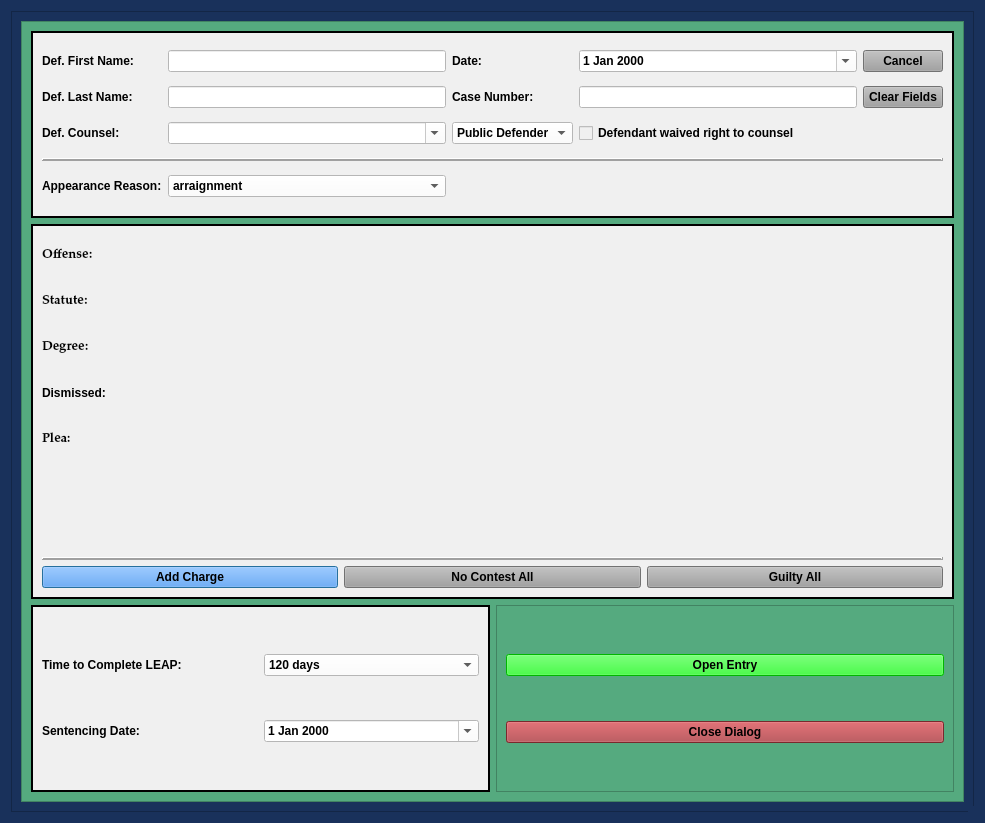
<?xml version="1.0" encoding="UTF-8"?>
<ui version="4.0">
 <class>LeapAdmissionPleaDialog</class>
 <widget class="QDialog" name="LeapAdmissionPleaDialog">
  <property name="windowModality">
   <enum>Qt::NonModal</enum>
  </property>
  <property name="enabled">
   <bool>true</bool>
  </property>
  <property name="geometry">
   <rect>
    <x>0</x>
    <y>0</y>
    <width>985</width>
    <height>823</height>
   </rect>
  </property>
  <property name="sizePolicy">
   <sizepolicy hsizetype="Fixed" vsizetype="Preferred">
    <horstretch>0</horstretch>
    <verstretch>0</verstretch>
   </sizepolicy>
  </property>
  <property name="minimumSize">
   <size>
    <width>0</width>
    <height>0</height>
   </size>
  </property>
  <property name="maximumSize">
   <size>
    <width>2500</width>
    <height>3500</height>
   </size>
  </property>
  <property name="palette">
   <palette>
    <active>
     <colorrole role="Button">
      <brush brushstyle="SolidPattern">
       <color alpha="255">
        <red>25</red>
        <green>49</green>
        <blue>91</blue>
       </color>
      </brush>
     </colorrole>
     <colorrole role="Base">
      <brush brushstyle="SolidPattern">
       <color alpha="255">
        <red>25</red>
        <green>49</green>
        <blue>91</blue>
       </color>
      </brush>
     </colorrole>
     <colorrole role="Window">
      <brush brushstyle="SolidPattern">
       <color alpha="255">
        <red>25</red>
        <green>49</green>
        <blue>91</blue>
       </color>
      </brush>
     </colorrole>
    </active>
    <inactive>
     <colorrole role="Button">
      <brush brushstyle="SolidPattern">
       <color alpha="255">
        <red>25</red>
        <green>49</green>
        <blue>91</blue>
       </color>
      </brush>
     </colorrole>
     <colorrole role="Base">
      <brush brushstyle="SolidPattern">
       <color alpha="255">
        <red>25</red>
        <green>49</green>
        <blue>91</blue>
       </color>
      </brush>
     </colorrole>
     <colorrole role="Window">
      <brush brushstyle="SolidPattern">
       <color alpha="255">
        <red>25</red>
        <green>49</green>
        <blue>91</blue>
       </color>
      </brush>
     </colorrole>
    </inactive>
    <disabled>
     <colorrole role="Button">
      <brush brushstyle="SolidPattern">
       <color alpha="255">
        <red>25</red>
        <green>49</green>
        <blue>91</blue>
       </color>
      </brush>
     </colorrole>
     <colorrole role="Base">
      <brush brushstyle="SolidPattern">
       <color alpha="255">
        <red>25</red>
        <green>49</green>
        <blue>91</blue>
       </color>
      </brush>
     </colorrole>
     <colorrole role="Window">
      <brush brushstyle="SolidPattern">
       <color alpha="255">
        <red>25</red>
        <green>49</green>
        <blue>91</blue>
       </color>
      </brush>
     </colorrole>
    </disabled>
   </palette>
  </property>
  <property name="font">
   <font>
    <family>Palatino Linotype</family>
    <pointsize>10</pointsize>
    <weight>75</weight>
    <italic>false</italic>
    <bold>true</bold>
   </font>
  </property>
  <property name="windowTitle">
   <string>LEAP Admission Plea Case Information</string>
  </property>
  <property name="toolTip">
   <string/>
  </property>
  <property name="styleSheet">
   <string notr="true">background-color: rgb(25, 49, 91);
font: 75 10pt &quot;Palatino Linotype&quot;;
font-weight: bold;</string>
  </property>
  <property name="sizeGripEnabled">
   <bool>true</bool>
  </property>
  <property name="modal">
   <bool>true</bool>
  </property>
  <layout class="QVBoxLayout" name="verticalLayout" stretch="2">
   <item>
    <widget class="QFrame" name="frame_4">
     <property name="styleSheet">
      <string notr="true">background-color: rgb(25, 49, 91);</string>
     </property>
     <property name="frameShape">
      <enum>QFrame::StyledPanel</enum>
     </property>
     <property name="frameShadow">
      <enum>QFrame::Raised</enum>
     </property>
     <layout class="QGridLayout" name="gridLayout_4">
      <item row="0" column="0">
       <widget class="QScrollArea" name="scrollArea">
        <property name="focusPolicy">
         <enum>Qt::NoFocus</enum>
        </property>
        <property name="styleSheet">
         <string notr="true">background-color: rgb(85, 170, 127);</string>
        </property>
        <property name="widgetResizable">
         <bool>true</bool>
        </property>
        <widget class="QWidget" name="scrollAreaWidgetContents">
         <property name="geometry">
          <rect>
           <x>0</x>
           <y>0</y>
           <width>945</width>
           <height>783</height>
          </rect>
         </property>
         <layout class="QGridLayout" name="gridLayout_6" rowstretch="1,2,1">
          <item row="2" column="0">
           <widget class="QFrame" name="frame_5">
            <property name="styleSheet">
             <string notr="true">background-color: rgb(240, 240, 240);</string>
            </property>
            <property name="frameShape">
             <enum>QFrame::Box</enum>
            </property>
            <property name="frameShadow">
             <enum>QFrame::Plain</enum>
            </property>
            <property name="lineWidth">
             <number>2</number>
            </property>
            <layout class="QGridLayout" name="gridLayout_3">
             <item row="0" column="0">
              <widget class="QLabel" name="label_10">
               <property name="text">
                <string>Time to Complete LEAP:</string>
               </property>
              </widget>
             </item>
             <item row="0" column="1">
              <widget class="NoScrollComboBox" name="time_to_complete_box">
               <property name="styleSheet">
                <string notr="true">background-color: rgb(255, 255, 255);</string>
               </property>
               <item>
                <property name="text">
                 <string>120 days</string>
                </property>
               </item>
               <item>
                <property name="text">
                 <string>30 days</string>
                </property>
               </item>
               <item>
                <property name="text">
                 <string>forthwith</string>
                </property>
               </item>
              </widget>
             </item>
             <item row="1" column="0">
              <widget class="QLabel" name="label_19">
               <property name="text">
                <string>Sentencing Date:</string>
               </property>
              </widget>
             </item>
             <item row="1" column="1">
              <widget class="NoScrollDateEdit" name="sentencing_date">
               <property name="styleSheet">
                <string notr="true">background-color: rgb(255, 255, 255);</string>
               </property>
               <property name="calendarPopup">
                <bool>true</bool>
               </property>
              </widget>
             </item>
            </layout>
           </widget>
          </item>
          <item row="1" column="0" colspan="2">
           <widget class="QFrame" name="frame_6">
            <property name="styleSheet">
             <string notr="true">background-color: rgb(240, 240, 240);</string>
            </property>
            <property name="frameShape">
             <enum>QFrame::Box</enum>
            </property>
            <property name="frameShadow">
             <enum>QFrame::Plain</enum>
            </property>
            <property name="lineWidth">
             <number>2</number>
            </property>
            <layout class="QGridLayout" name="gridLayout_2">
             <item row="1" column="0" colspan="3">
              <widget class="Line" name="line">
               <property name="frameShadow">
                <enum>QFrame::Raised</enum>
               </property>
               <property name="lineWidth">
                <number>2</number>
               </property>
               <property name="orientation">
                <enum>Qt::Horizontal</enum>
               </property>
              </widget>
             </item>
             <item row="2" column="0">
              <widget class="QPushButton" name="add_charge_Button">
               <property name="styleSheet">
                <string notr="true">background-color: rgb(62, 146, 255);
font: 75 11pt &quot;Palatino Linotype&quot;;
font-weight: bold;</string>
               </property>
               <property name="text">
                <string>Add Charge</string>
               </property>
              </widget>
             </item>
             <item row="2" column="1">
              <widget class="QPushButton" name="no_contest_all_Button">
               <property name="styleSheet">
                <string notr="true">background-color: rgb(160, 160, 160);
font: 75 11pt &quot;Palatino Linotype&quot;;
font-weight: bold;</string>
               </property>
               <property name="text">
                <string>No Contest All</string>
               </property>
              </widget>
             </item>
             <item row="2" column="2">
              <widget class="QPushButton" name="guilty_all_Button">
               <property name="focusPolicy">
                <enum>Qt::NoFocus</enum>
               </property>
               <property name="styleSheet">
                <string notr="true">background-color: rgb(160, 160, 160);
font: 75 11pt &quot;Palatino Linotype&quot;;
font-weight: bold;</string>
               </property>
               <property name="text">
                <string>Guilty All</string>
               </property>
              </widget>
             </item>
             <item row="0" column="0" colspan="3">
              <layout class="QGridLayout" name="charges_gridLayout">
               <item row="5" column="0">
                <widget class="QLabel" name="label_4">
                 <property name="text">
                  <string/>
                 </property>
                </widget>
               </item>
               <item row="0" column="0">
                <widget class="QLabel" name="offense_label_1">
                 <property name="font">
                  <font>
                   <family>Palatino Linotype</family>
                   <pointsize>10</pointsize>
                   <weight>75</weight>
                   <italic>false</italic>
                   <bold>true</bold>
                  </font>
                 </property>
                 <property name="text">
                  <string>Offense:</string>
                 </property>
                 <property name="wordWrap">
                  <bool>true</bool>
                 </property>
                </widget>
               </item>
               <item row="3" column="0">
                <widget class="QLabel" name="label_5">
                 <property name="text">
                  <string>Dismissed:</string>
                 </property>
                </widget>
               </item>
               <item row="4" column="0">
                <widget class="QLabel" name="plea_label_1">
                 <property name="font">
                  <font>
                   <family>Palatino Linotype</family>
                   <pointsize>10</pointsize>
                   <weight>75</weight>
                   <italic>false</italic>
                   <bold>true</bold>
                  </font>
                 </property>
                 <property name="text">
                  <string>Plea:</string>
                 </property>
                </widget>
               </item>
               <item row="1" column="0">
                <widget class="QLabel" name="label_20">
                 <property name="font">
                  <font>
                   <family>Palatino Linotype</family>
                   <pointsize>10</pointsize>
                   <weight>75</weight>
                   <italic>false</italic>
                   <bold>true</bold>
                  </font>
                 </property>
                 <property name="text">
                  <string>Statute:</string>
                 </property>
                </widget>
               </item>
               <item row="2" column="0">
                <widget class="QLabel" name="label_21">
                 <property name="font">
                  <font>
                   <family>Palatino Linotype</family>
                   <pointsize>10</pointsize>
                   <weight>75</weight>
                   <italic>false</italic>
                   <bold>true</bold>
                  </font>
                 </property>
                 <property name="text">
                  <string>Degree:</string>
                 </property>
                </widget>
               </item>
               <item row="6" column="0">
                <widget class="QLabel" name="label_6">
                 <property name="text">
                  <string/>
                 </property>
                </widget>
               </item>
              </layout>
             </item>
            </layout>
           </widget>
          </item>
          <item row="2" column="1">
           <widget class="QFrame" name="frame_7">
            <property name="frameShape">
             <enum>QFrame::StyledPanel</enum>
            </property>
            <property name="frameShadow">
             <enum>QFrame::Raised</enum>
            </property>
            <layout class="QGridLayout" name="gridLayout_5">
             <item row="0" column="0" colspan="2">
              <widget class="QPushButton" name="create_entry_Button">
               <property name="styleSheet">
                <string notr="true">background-color: rgb(0, 255, 0);
font: 75 11pt &quot;Palatino Linotype&quot;;
font-weight: bold;</string>
               </property>
               <property name="text">
                <string>Open Entry</string>
               </property>
               <property name="autoDefault">
                <bool>false</bool>
               </property>
              </widget>
             </item>
             <item row="1" column="0" colspan="2">
              <widget class="QPushButton" name="close_dialog_Button">
               <property name="styleSheet">
                <string notr="true">background-color: rgb(170, 58, 63);
font: 75 11pt &quot;Palatino Linotype&quot;;
font-weight: bold;</string>
               </property>
               <property name="text">
                <string>Close Dialog</string>
               </property>
              </widget>
             </item>
            </layout>
           </widget>
          </item>
          <item row="0" column="0" colspan="2">
           <widget class="QFrame" name="case_name_Frame">
            <property name="sizePolicy">
             <sizepolicy hsizetype="Preferred" vsizetype="Preferred">
              <horstretch>0</horstretch>
              <verstretch>0</verstretch>
             </sizepolicy>
            </property>
            <property name="styleSheet">
             <string notr="true">background-color: rgb(240, 240, 240);</string>
            </property>
            <property name="frameShape">
             <enum>QFrame::Box</enum>
            </property>
            <property name="frameShadow">
             <enum>QFrame::Plain</enum>
            </property>
            <property name="lineWidth">
             <number>2</number>
            </property>
            <layout class="QGridLayout" name="gridLayout">
             <item row="1" column="3">
              <widget class="QLineEdit" name="case_number_lineEdit">
               <property name="maximumSize">
                <size>
                 <width>500</width>
                 <height>16777215</height>
                </size>
               </property>
               <property name="styleSheet">
                <string notr="true">background-color: rgb(255, 255, 255);</string>
               </property>
              </widget>
             </item>
             <item row="1" column="2">
              <widget class="QLabel" name="label_3">
               <property name="text">
                <string>Case Number:</string>
               </property>
              </widget>
             </item>
             <item row="0" column="2">
              <widget class="QLabel" name="label_26">
               <property name="text">
                <string>Date:</string>
               </property>
              </widget>
             </item>
             <item row="1" column="0">
              <widget class="QLabel" name="label_2">
               <property name="text">
                <string>Def. Last Name:</string>
               </property>
              </widget>
             </item>
             <item row="1" column="4">
              <widget class="QPushButton" name="clear_fields_case_Button">
               <property name="focusPolicy">
                <enum>Qt::NoFocus</enum>
               </property>
               <property name="styleSheet">
                <string notr="true">background-color: rgb(160, 160, 160);</string>
               </property>
               <property name="text">
                <string>Clear Fields</string>
               </property>
              </widget>
             </item>
             <item row="1" column="1">
              <widget class="QLineEdit" name="defendant_last_name_lineEdit">
               <property name="enabled">
                <bool>true</bool>
               </property>
               <property name="styleSheet">
                <string notr="true">background-color: rgb(255, 255, 255);</string>
               </property>
              </widget>
             </item>
             <item row="0" column="4">
              <widget class="QPushButton" name="cancel_Button">
               <property name="focusPolicy">
                <enum>Qt::NoFocus</enum>
               </property>
               <property name="styleSheet">
                <string notr="true">background-color: rgb(160, 160, 160);</string>
               </property>
               <property name="text">
                <string>Cancel</string>
               </property>
              </widget>
             </item>
             <item row="0" column="3">
              <widget class="NoScrollDateEdit" name="plea_trial_date">
               <property name="focusPolicy">
                <enum>Qt::NoFocus</enum>
               </property>
               <property name="styleSheet">
                <string notr="true">background-color: rgb(255, 255, 255);</string>
               </property>
               <property name="calendarPopup">
                <bool>true</bool>
               </property>
              </widget>
             </item>
             <item row="0" column="0">
              <widget class="QLabel" name="label">
               <property name="text">
                <string>Def. First Name:</string>
               </property>
              </widget>
             </item>
             <item row="0" column="1">
              <widget class="QLineEdit" name="defendant_first_name_lineEdit">
               <property name="maximumSize">
                <size>
                 <width>500</width>
                 <height>16777215</height>
                </size>
               </property>
               <property name="styleSheet">
                <string notr="true">background-color: rgb(255, 255, 255);</string>
               </property>
              </widget>
             </item>
             <item row="4" column="1">
              <widget class="NoScrollComboBox" name="appearance_reason_box">
               <property name="styleSheet">
                <string notr="true">background-color: rgb(255, 255, 255);</string>
               </property>
               <item>
                <property name="text">
                 <string>arraignment</string>
                </property>
               </item>
               <item>
                <property name="text">
                 <string>change of plea</string>
                </property>
               </item>
              </widget>
             </item>
             <item row="2" column="2">
              <widget class="NoScrollComboBox" name="defense_counsel_type_box">
               <property name="styleSheet">
                <string notr="true">background-color: rgb(255, 255, 255);</string>
               </property>
               <item>
                <property name="text">
                 <string>Public Defender</string>
                </property>
               </item>
               <item>
                <property name="text">
                 <string>Private Counsel</string>
                </property>
               </item>
              </widget>
             </item>
             <item row="4" column="0">
              <widget class="QLabel" name="label_7">
               <property name="text">
                <string>Appearance Reason:</string>
               </property>
              </widget>
             </item>
             <item row="2" column="0">
              <widget class="QLabel" name="label_24">
               <property name="text">
                <string>Def. Counsel:</string>
               </property>
              </widget>
             </item>
             <item row="2" column="1">
              <widget class="DefenseCounselComboBox" name="defense_counsel_name_box">
               <property name="styleSheet">
                <string notr="true">background-color: rgb(255, 255, 255);</string>
               </property>
               <property name="editable">
                <bool>true</bool>
               </property>
              </widget>
             </item>
             <item row="2" column="3">
              <widget class="QCheckBox" name="defense_counsel_waived_checkBox">
               <property name="text">
                <string>Defendant waived right to counsel</string>
               </property>
              </widget>
             </item>
             <item row="3" column="0" colspan="5">
              <widget class="Line" name="line_2">
               <property name="frameShadow">
                <enum>QFrame::Raised</enum>
               </property>
               <property name="lineWidth">
                <number>2</number>
               </property>
               <property name="orientation">
                <enum>Qt::Horizontal</enum>
               </property>
              </widget>
             </item>
            </layout>
           </widget>
          </item>
         </layout>
        </widget>
       </widget>
      </item>
     </layout>
    </widget>
   </item>
  </layout>
 </widget>
 <customwidgets>
  <customwidget>
   <class>NoScrollDateEdit</class>
   <extends>QDateEdit</extends>
   <header>munientry.widgets.custom_widgets</header>
  </customwidget>
  <customwidget>
   <class>NoScrollComboBox</class>
   <extends>QComboBox</extends>
   <header>munientry.widgets.combo_boxes</header>
  </customwidget>
  <customwidget>
   <class>DefenseCounselComboBox</class>
   <extends>QComboBox</extends>
   <header>munientry.widgets.combo_boxes</header>
  </customwidget>
 </customwidgets>
 <tabstops>
  <tabstop>defendant_first_name_lineEdit</tabstop>
  <tabstop>defendant_last_name_lineEdit</tabstop>
  <tabstop>case_number_lineEdit</tabstop>
  <tabstop>time_to_complete_box</tabstop>
  <tabstop>sentencing_date</tabstop>
  <tabstop>create_entry_Button</tabstop>
  <tabstop>close_dialog_Button</tabstop>
 </tabstops>
 <resources/>
 <connections/>
 <slots>
  <slot>create_entry()</slot>
  <slot>continue_dialog()</slot>
  <slot>close_window()</slot>
  <slot>set_dialog()</slot>
  <slot>update_case_information()</slot>
  <slot>ovi_dialog()</slot>
  <slot>sentencing_dialog()</slot>
  <slot>proceed_to_sentencing()</slot>
  <slot>proceed_to_ovi()</slot>
  <slot>add_charge()</slot>
  <slot>set_statute()</slot>
  <slot>set_pay_date()</slot>
  <slot>amend_offense()</slot>
  <slot>set_offense()</slot>
  <slot>add_charge_to_view()</slot>
  <slot>delete_charge()</slot>
  <slot>delete_charge_from_view()</slot>
  <slot>close_event()</slot>
  <slot>set_fra_in_file()</slot>
  <slot>set_fra_in_court()</slot>
  <slot>start_add_conditions_dialog()</slot>
  <slot>start_amend_offense_dialog()</slot>
 </slots>
</ui>
